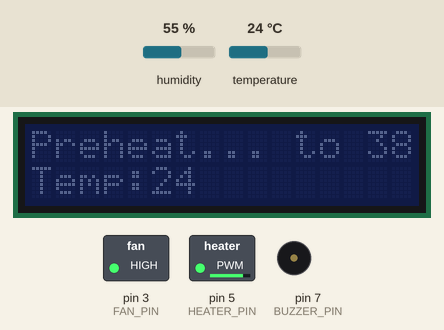
A sketch run on a simulated Arduino Uno, built with avr-gcc and run on an emulated ATmega328P. Shown: 16×2 character LCD, switched loads named in the sketch (green lamp = pin HIGH), buzzer (waves = sounding, pin HIGH). The test bench sets the inputs (shaded band); at power-on: temperature 24 °C, humidity 55 %. What the sketch prints to the serial monitor is not drawn.

Above: at 1.4 s.
1.5 s: temperature set to 36 °C
At 8.9 s:
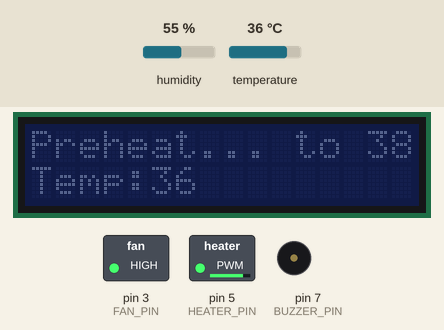
9.4 s: temperature set to 39 °C
At 16.3 s:
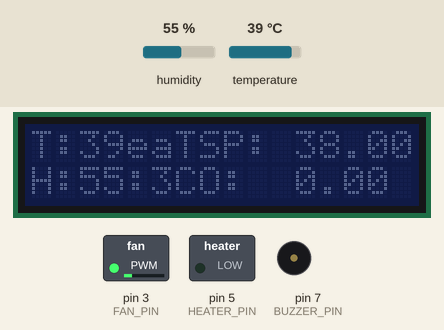
17.3 s: temperature set to 12 °C
At 21.0 s:
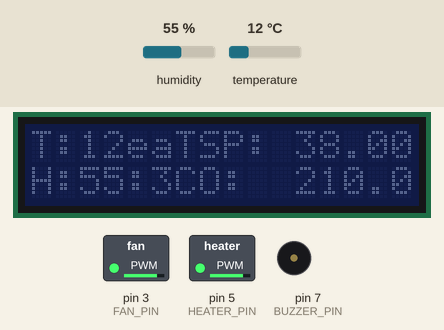
21.3 s: temperature set to 19 °C
At 24.6 s:
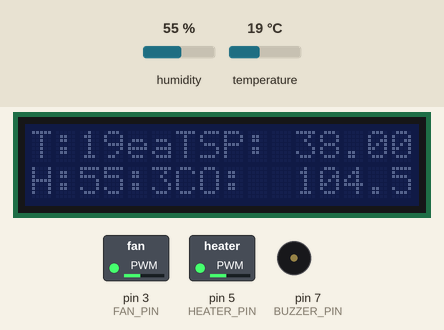
29.2 s: temperature set to 28 °C
At 32.9 s:
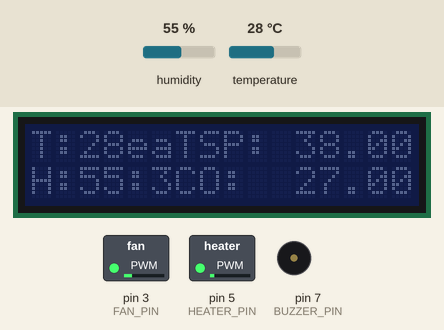
37.1 s: humidity set to 22 %
At 44.7 s:
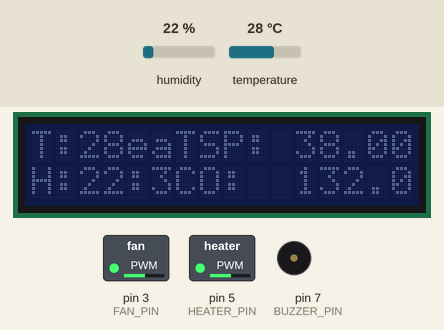
Timing chart, 0 to 46.0 s (numbered marks = the images above; inputs shaded):
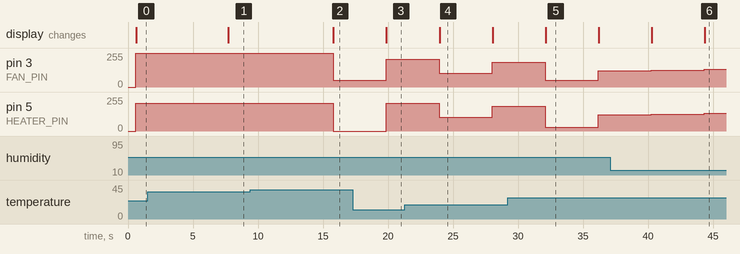

The sketch:

Arduino.ino
```cpp
# include <Wire.h>
# include <DHT11.h>
# include <hd44780.h>
# include <hd44780ioClass/hd44780_I2Cexp.h>
# include "PID.h"
# include "Protection.h"

# define DHT11_PIN 2
# define HEATER_PIN 5
# define FAN_PIN 3
# define BUZZER_PIN 7
# define TEMP_SETPOINT_POT 9
# define LED_ALERT_LOW_PIN A1
# define LED_ALERT_HIGH_PIN A2

/* ////////////////////////////////
          Global Variables
*/ ////////////////////////////////

const int heaterMaximumLoad = 210;
const int fanMaximumLoad = 255;
const int heaterMinimumLoad = 0;
const int fanMinimumLoad = 50;

DHT11 dht11_sens (DHT11_PIN);
hd44780_I2Cexp lcd (0x27);
Protection protection (BUZZER_PIN, LED_ALERT_LOW_PIN, LED_ALERT_HIGH_PIN, & lcd);

double Setpoint, Input, Output;
double tempKp = 8, tempKi = 5, tempKd = 1; // temp PID tuning parameters
PID tempPID (& Input, & Output, & Setpoint, tempKp, tempKi, tempKd, DIRECT);

int heaterLoad;
int fanLoad;

int temp;
int humd;


/* ////////////////////////////////
          Prototypes
*/ ////////////////////////////////

void DisplayLCDSensor ();
void DisplayTempSetpoint ();
void DisplayControllerOutput ();
void InitialHeating ();
void HeatControl ();

/* ////////////////////////////////
          Setup Function
*/ ////////////////////////////////

void setup() {

  // Setup Serial Monitor
  Serial.begin(9600);
  Serial.println("Serial Monitor OK");

  // Setup LCD Display
  lcd.begin (16, 2);
  lcd.print ("LCD OK");
  lcd.clear ();
  lcd.noBacklight();

  // Setup Pins Mode
  pinMode(FAN_PIN, OUTPUT);
  pinMode(HEATER_PIN, OUTPUT);
  pinMode(BUZZER_PIN, OUTPUT);
  pinMode(TEMP_SETPOINT_POT, INPUT_PULLUP);

  temp = dht11_sens.readTemperature ();

  // Setpoint = analogRead(TEMP_SETPOINT_POT);
  Setpoint = 38;
  Output = heaterMinimumLoad;
  tempPID.SetMode(AUTOMATIC);
  tempPID.SetOutputLimits (heaterMinimumLoad, heaterMaximumLoad);

  InitialHeating ();
}


/* ////////////////////////////////
          Loop Function
*/ ////////////////////////////////

void loop() {

  Serial.println();

  temp = dht11_sens.readTemperature ();
  humd = dht11_sens.readHumidity ();

  // Setpoint = analogRead(TEMP_SETPOINT_POT) / 20.9761;
  HeatControl ();


  if (temp == dht11_sens.ERROR_TIMEOUT || humd == dht11_sens.ERROR_TIMEOUT) {
    Serial.println("Failed to read from DHT sensor!(Timeout)");
  } else {
    Serial.print(temp);
    Serial.println();
    Serial.print (humd);
    Serial.println();

    DisplayLCDSensor ();
  }

  DisplayTempSetpoint ();
  DisplayControllerOutput();

  delay (3000);
}

void DisplayLCDSensor () {

    lcd.setCursor (0, 0);
    lcd.print ("T:");
    lcd.setCursor (2, 0);
    lcd.print (temp);
    lcd.setCursor(0, 1);
    lcd.print ("H:");
    lcd.setCursor(2, 1);
    lcd.print (humd);
}

void DisplayTempSetpoint () {

  lcd.setCursor(6, 0);
  lcd.print ("TSP:");
  lcd.setCursor(11, 0);
  lcd.print (Setpoint);
}

void DisplayControllerOutput () {
  lcd.setCursor(6, 1);
  lcd.print ("CO:");
  lcd.setCursor(11, 1);
  lcd.print (Output);
}

void InitialHeating () {

  analogWrite(HEATER_PIN, heaterMaximumLoad);
  analogWrite(FAN_PIN, fanMaximumLoad);

  lcd.clear();
  lcd.setCursor(0, 0);
  lcd.print ("Preheat... to 38 C°");
  lcd.setCursor(0, 1);
  lcd.print ("Temp:");

  while ((Setpoint - temp) >= 1) {

    lcd.setCursor(5, 1);
    lcd.print (temp);

    temp = dht11_sens.readTemperature ();
    delay (3000);
  }
}

void HeatControl () {

  Input = temp;
  tempPID.Compute();

  heaterLoad = Output;
  fanLoad = (Output >= fanMinimumLoad ? Output : fanMinimumLoad);

  analogWrite(FAN_PIN, fanLoad);
  if (tempPID.GetDirection() == DIRECT) {
    analogWrite(HEATER_PIN, heaterLoad);
  } else if (tempPID.GetDirection() == REVERSE) {
    analogWrite(HEATER_PIN, heaterMinimumLoad);
  }

}
```

PID.cpp
```cpp
# include "PID.h"

PID::PID (double* Input, double* Output, double* Setpoint, double Kp, double Ki, double Kd, int POn, int ControllerDirection) {
    myOutput = Output;
    myInput = Input;
    mySetpoint = Setpoint;
    isAuto = false;

    PID::SetOutputLimits (0, 255);

    SampleTime = 100;

    PID::SetControllerDirection (controllerDirection);
    PID::SetTunings (Kp, Ki, Kd, POn);

    lastTime = millis () - SampleTime;
}

PID::PID (double* Input, double* Output, double* Setpoint, double Kp, double Ki, double Kd, int ControllerDirection)
    :PID::PID (Input, Output, Setpoint, Kp, Ki, Kd, P_ON_E, ControllerDirection) {
}

bool PID::Compute () {
    /*  Compute () *************************************
     *  This function should be called every time "void loop ()" is executed. the function will decide whether a
     *  new PID output need to be computed. returns true when the output is computed, false when nothing has been done.
    ****************************************************/
    if (!isAuto) return false;
    unsigned long now = millis ();
    unsigned long timeChange = (now - lastTime);
    if (timeChange >= SampleTime) {
        // Compute all the working error variables
        double input = *myInput;
        double error = *mySetpoint - input;
        double dInput = (input - lastInput);
        outputSum += (ki * error);

        if (error >= 0) controllerDirection = DIRECT;
        else controllerDirection = REVERSE;

        // Add Proportional on Measurement, if P_ON_M is specified.
        if (!pOnE) outputSum -= kp * dInput;

        if (outputSum > outMax) outputSum = outMax;
        else if (outputSum < outMin) outputSum = outMin;

        // Add Proportional on Error, if P_ON_E is specified.
        double output;
        if (pOnE) output = kp * error;
        else output = 0;

        // Compute the rest of PID output:
        output += outputSum - kd * dInput;

        if (output > outMax) output = outMax;
        else if (output < outMin) output = outMin;
        *myOutput = output;

        // Remember some variables for next time
        lastInput = input;
        lastTime = now;

        return true;
    }
    else return false;
}

void PID::SetTunings (double Kp, double Ki, double Kd, int POn) {
    /*  SetTunings (...) *************************************
     *  This function allows the controller's dynamic performance to be adjusted.
     *  While it's automatically called by the constructor, tunings can also adjusted during operation
    ****************************************************/
   if (Kp<0 || Ki<0 || Kd<0) return;

   pOn = POn;
   pOnE = POn == P_ON_E;

   dispKp = Kp; dispKi = Ki; dispKd = Kd;

   double SampleTimeInSec = ((double) SampleTime) / 1000;
   kp = Kp;
   ki = Ki * SampleTimeInSec;
   kd = Kd / SampleTimeInSec;

   if (controllerDirection == REVERSE) {
    kp = (0 - kp);
    ki = (0 - ki);
    kp = (0 - kp);
   }
}

void PID::SetTunings (double Kp, double Ki, double Kd) {
    /*  SetTunings (...) *************************************
     *  Set Tunings using the last-remembered POn setting
    ****************************************************/
    SetTunings (Kp, Ki, Kd, pOn);
}

void PID::SetSampleTime (int NewSampleTime) {
    /*  SetSampleTime (...) *************************************
     *  Sets the period, in Milliseconds, at which the calculation is performed.
    ****************************************************/
    if (NewSampleTime > 0) {
        double ratio = (double) NewSampleTime / (double) SampleTime;

        ki *= ratio;
        kd /= ratio;
        SampleTime = (unsigned long) NewSampleTime;
    }
}

void PID::SetOutputLimits (double Min, double Max) {
    /*  SetOutputLimits (...) *************************************
     *  Clamp output to 0-125.
    ****************************************************/
   if (Min >= Max) return;
   outMin = Min;
   outMax = Max;

   if (isAuto) {
        if (*myOutput > outMax) *myOutput = outMax;
        else if (*myOutput < outMin) *myOutput = outMin;

        if (outputSum > outMax) outputSum = outMax;
        else if (outputSum < outMin) outputSum = outMin;
   }
}

void PID::SetMode (int Mode) {
    /*  SetMode (...) *************************************
     *  Allows the controller Mode to be set to manual (0) or Automatic (1)
    ****************************************************/

    bool newAuto = (Mode == AUTOMATIC);
    if (newAuto && !isAuto) {
        PID::Initialize ();
    }
    isAuto = newAuto;
}

void PID::Initialize () {
    /*  Initialize () *************************************
     *  Ensures a bumpless transfer from manual to automatic mode or vice-versa
    ****************************************************/
   outputSum = *myOutput;
   lastInput = *myInput;
   if (outputSum > outMax) outputSum = outMax;
   else if (outputSum < outMin) outputSum = outMin;
}

void PID::SetControllerDirection (int Direction) {
    /*  SetControllerDirection (...) *************************************
     *  The PID will either be connected to a DIRECT acting process (+Output lead to +Input)
     *  or a REVERSE acting process (+Output leads to -Input). we need to know which one, because otherwise we may increase the
     *  output when we should be decreasing. This is called from the constructor.
    ****************************************************/
   if (isAuto && Direction != controllerDirection) {
    kp = (0 - kp);
    ki = (0 - ki);
    kd = (0 - kd);
   }
   controllerDirection = Direction;
}

double PID::GetKp () { return dispKp; }
double PID::GetKi () { return dispKi; }
double PID::GetKd () { return dispKd; }
int PID::GetMode () { return isAuto ? AUTOMATIC : MANUAL; }
int PID::GetDirection () { return controllerDirection; }
```

PID.h
```cpp
# ifndef PID_h
# define PID_h

#if ARDUINO < 100
#include <WProgram.h>
#else
#include <Arduino.h>
#endif

class PID {

    public:

        # define AUTOMATIC 1
        # define MANUAL 0
        # define DIRECT 0
        # define REVERSE 1
        # define P_ON_M 0
        # define P_ON_E 1

        // Primary Functions ******************

        PID (double*, double*, double*,             // * Constructor: Input, Output and Setpoint.
             double, double, double, int);

        PID (double*, double*, double*,             // * Constructor: Input, Output and Setpoint. (overload for specifying proportional mode)
             double, double, double, int, int);

        void SetMode (int Mode);                    // * Sets PID Controller either Manual (0) or Auto (1)

        bool Compute ();                            // * Performs the PID Calculation. Should be called every loop () cycles.

        void SetOutputLimits (double, double);      // * Clamps the output to a specific range. 0-255 by default, but could change.

        // ******************


        // Secondary Functions ******************

        void SetTunings (double, double, double);   // * Function tp set the tunings, even in the runtime. (Could be used for Adaptive control)

        void SetTunings (double, double, double, int); // * Overload for specifying proportional mode

        void SetControllerDirection (int); // * Sets the Direction, or "Action" of the controller.
                                            // DIRECT means the output will increase when error is positive.
                                            // REVERSE means the opposite.

        void SetSampleTime (int);          // * Sets the frequency, in Milliseconds, with which the PID calculation is performed. default is 100

        // ******************


        // Display Functions ******************

        double GetKp ();                   // * Functions to query the PID for internal values.
        double GetKi ();
        double GetKd ();
        int GetMode ();
        int GetDirection ();

        // ******************


    private:

        void Initialize ();

        double dispKp;                    // * Tuning Paramters in user-entered format for display purposes.
        double dispKi;
        double dispKd;

        double kp;                       // * (P)roportional Tuning Parameter
        double ki;                       // * (I)ntegral Tuning Parameter
        double kd;                       // * (D)erivative Tuning Parameter

        int controllerDirection;
        int pOn;

        double *myInput;                // * Pointers to the Input, Output, and Setpoint Variables
        double *myOutput;               // * This creates a hard link between the variables and the PID,
        double *mySetpoint;             // * freeing the user from having to constantly tell us what these values are.

        unsigned long lastTime;
        double outputSum, lastInput;

        unsigned long SampleTime;
        double outMin, outMax;
        bool isAuto, pOnE;
};
# endif
```

Protection.cpp
```cpp
# include "Protection.h"

Protection::Protection (short buzzerPin, short ledLowPin, short ledHighPin, hd44780_I2Cexp * lcd) {

  buzzerPin = buzzerPin;
  ledLowPin = ledLowPin;
  ledHighPin = ledHighPin;
  lcd = lcd;

  // timer1.initialize (ledBlinkInterval);
  // timer1.attachInterrupt (BlinkLED);
  // timer1.noInterrupts ();
}

void Protection::CheckCondition (int temp, int humidity) {
  CheckTempCondition (temp);
  CheckHumidityCondition (humidity);
}

short Protection::CheckTempCondition (int temp) {

  if (temp >= tempHighHigh) {
    return STATE_TEMP_HIGH_HIGH;
  } else if (temp >= tempHigh) {
    return STATE_TEMP_HIGH;
  } else if (temp <= tempLowLow) {
    return STATE_TEMP_LOW_LOW;
  } else if (temp <= tempLow) {
    return STATE_TEMP_LOW;
  }

  // timer1.noInterrupts ();
  return STATE_TEMP_NORMAL;
}

short Protection::CheckHumidityCondition (int humidity) {

  if (humidity >= humidityHighHigh) {
    return STATE_HUMIDITY_HIGH_HIGH;
  } else if (humidity >= humidityHigh) {
    return STATE_HUMIDITY_HIGH;
  } else if (humidity <= humidityLowLow) {
    return STATE_HUMIDITY_LOW_LOW;
  } else if (humidity <= humidityLow) {
    return STATE_HUMIDITY_LOW;
  }

  // timer1.noInterrupts ();
  return STATE_HUMIDITY_NORMAL;
}

void Protection::SendTempAlertLow (short state) {
  TriggerBuzzerLow ();
  BlinkLED (ledHighPin);

  switch (state) {
  case STATE_TEMP_HIGH:
    DisplayLCDAlert ("TEMP HIGH");
    break;
  case STATE_TEMP_LOW:
    DisplayLCDAlert ("TEMP LOW");
    break;
  case STATE_HUMIDITY_HIGH:
    DisplayLCDAlert ("HUMIDITY HIGH");
    break;
  case STATE_HUMIDITY_LOW:
    DisplayLCDAlert ("HUMIDITY LOW");
    break;

  default:
    break;
  }

}

void Protection::SendTempAlertHigh (short state) {
  TriggerBuzzerHigh ();
  BlinkLED (ledHighPin);

  switch (state) {

  case STATE_TEMP_HIGH_HIGH:
    DisplayLCDAlert ("TEMP TOO HIGH");
    break;
  case STATE_TEMP_LOW_LOW:
    DisplayLCDAlert ("TEMP TOO LOW");
    break;
  case STATE_HUMIDITY_HIGH_HIGH:
    DisplayLCDAlert ("HUMIDITY TOO HIGH");
    break;
  case STATE_HUMIDITY_LOW_LOW:
    DisplayLCDAlert ("HUMIDITY TOO LOW");
    break;

  default:
    break;
  }

}

void Protection::TriggerBuzzerLow () {
  digitalWrite (buzzerPin, HIGH);
}

void Protection::TriggerBuzzerHigh () {
  digitalWrite (buzzerPin, HIGH);
}

void Protection::TriggerLEDLow () {
  // timer1.interrupts ();
  digitalWrite (ledLowPin, HIGH);
}

void Protection::TriggerLEDHigh () {
  // timer1.interrupts ();
  digitalWrite (ledHighPin, HIGH);
}

void Protection::BlinkLED (short ledPin) {
  digitalWrite (ledPin, !digitalRead (ledPin));
}

void Protection::DisplayLCDAlert (String str) {
  lcd.clear ();
  lcd.setCursor (0, 0);
  lcd.print (str);
}
```

Protection.h
```cpp
# ifndef Protection_h
# define Protection_h

#if ARDUINO < 100
#include <WProgram.h>
#else
#include <Arduino.h>
#endif

# include <Wire.h>
# include <TimerOne.h>
# include <hd44780.h>
# include <hd44780ioClass/hd44780_I2Cexp.h>

class Protection {

  public:

    # define STATE_TEMP_NORMAL        0
    # define STATE_TEMP_HIGH          1
    # define STATE_TEMP_HIGH_HIGH     2
    # define STATE_TEMP_LOW           3
    # define STATE_TEMP_LOW_LOW       4
    # define STATE_HUMIDITY_NORMAL    5
    # define STATE_HUMIDITY_HIGH      6
    # define STATE_HUMIDITY_HIGH_HIGH 7
    # define STATE_HUMIDITY_LOW       8
    # define STATE_HUMIDITY_LOW_LOW   9

    Protection (short, short, short, hd44780_I2Cexp *);

    void CheckCondition (int, int);
    short CheckTempCondition (int);
    short CheckHumidityCondition (int);

    void SendTempAlertLow (short);
    void SendTempAlertHigh (short);

    void TriggerBuzzerLow ();
    void TriggerBuzzerHigh ();

    void TriggerLEDLow ();
    void TriggerLEDHigh ();

    void DisplayLCDAlert (String);

    void BlinkLED (short);

    int GettempHighHigh () { return tempHighHigh; }
    int GettempHigh () { return tempHigh; }
    int GettempLowLow () { return tempLowLow; }
    int GettempLow () { return tempLow; }

    void SetBuzzerPin (short buzzer_pin) { buzzerPin = buzzer_pin; }
    void SetLEDLowPin (short led_low_pin) { ledLowPin = led_low_pin; }
    void SetLEDHighPin (short led_high_pin) { ledHighPin = led_high_pin; }

  private:

    const int tempHighHigh = 41;
    const int tempHigh = 40;
    const int tempLow = 36;
    const int tempLowLow = 35;

    const int humidityHighHigh = 90;
    const int humidityHigh = 80;
    const int humidityLow = 45;
    const int humidityLowLow = 35;

    short buzzerPin;
    short ledLowPin;
    short ledHighPin;

    const int ledBlinkInterval = 2000;

    TimerOne timer1;
    hd44780_I2Cexp lcd;
};


# endif
```

Measured:
- the behaviour switches between 37 and 38 °C on temperature (found by bisection; images 1 and 2)
- after the input at 1.5 s, the display: changes after 6.2 s (image 1)
- after the input at 9.4 s, pin 3 (FAN_PIN): 255/255 → 50/255 after 6.4 s; pin 5 (HEATER_PIN): 210/255 → 0/255 after 6.4 s; the display: changes after 6.4 s (image 2)
- after the input at 17.3 s, pin 3 (FAN_PIN): 50/255 → 210/255 after 2.6 s; pin 5 (HEATER_PIN): 0/255 → 210/255 after 2.6 s; the display: changes after 2.6 s (image 3)
- after the input at 21.3 s, pin 3 (FAN_PIN), pin 5 (HEATER_PIN): 210/255 → 104/255 after 2.6 s, → 184/255 4.1 s later; the display: changes after 2.7 s (image 4)
- what the display in image 4 shows lasts 4.0 s, from 24.0 s to 28.0 s
